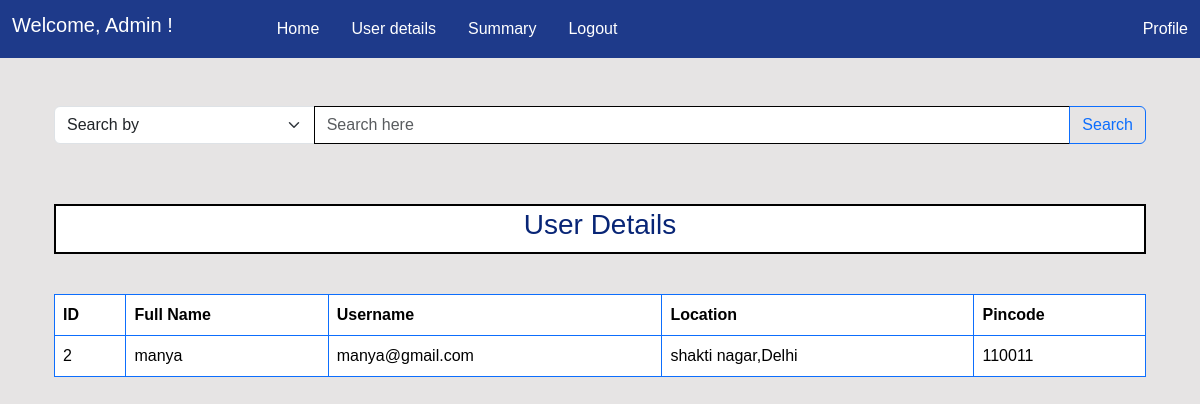
Page /userdata (signed in) on the earlier database version.
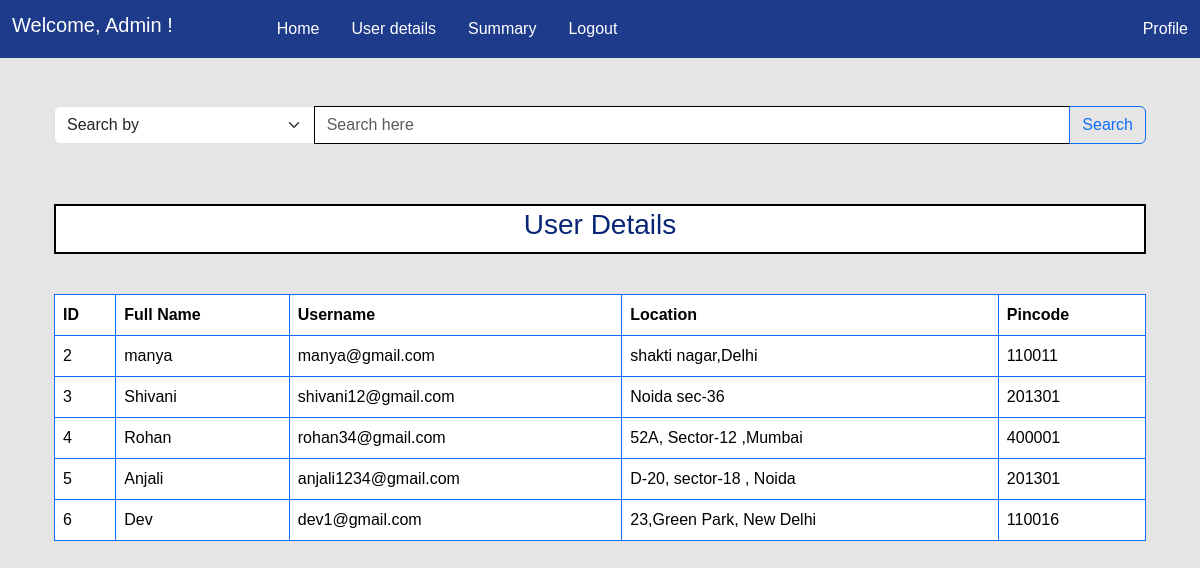
Same page on the later database version.
### models.py (models this page shows)
class User(db.Model):
    id = db.Column(db.Integer, primary_key=True)
    name=db.Column(db.String(32), nullable=False)
    address = db.Column(db.String(100), nullable=False)
    pincode = db.Column(db.String(10), nullable=False)
    username = db.Column(db.String(32), unique=True, nullable=False)
    passhash = db.Column(db.String(256), nullable=False)
    is_admin = db.Column(db.Boolean, default=False)
    vehicles = db.relationship('Vehicle', backref='user', lazy=True)
    reserve_user= db.relationship('Reservation', backref='user', lazy=True)

### routes.py (the view, shortened to what this page needs)
@app.route('/userdata')
@admin_required
def userdata():
    users = User.query.all()
    parameter= request.args.get('parameter')
    query= request.args.get('query')
    parameters= {
        'default':'Search by ',
        'userid' : 'User ID',
        'name' : 'Name',
        'uname' : 'Username',
        'ulocation' : 'Location',
        'upincode' : 'Pincode',
    }
    return render_template('user/userdata.html', users=users,parameters=parameters,param=parameter,query=query)

### routes.py (called while the page is built)
def admin_required(f):
    @wraps(f)
    def decorated_function(*args, **kwargs):
        if 'user_id' not in session:
            flash('Please login to continue')
            return redirect(url_for('login'))
        user= User.query.get(session['user_id'])
        if not user.is_admin:
            flash('You do not have permission to access this page')
            return redirect(url_for('user'))
        return f(*args, **kwargs)
    return decorated_function

### templates/user/userdata.html (shortened to what this page needs)
{% extends 'layout.html' %}
{% block content %}
<div class="container-fluid mt-5">
    {% include 'searchbar.html'   %}
        <div class="heading d-flex chfont">
            <h3>User Details</h3>
        </div>
    <table class="table table-bordered border-primary">
        <thead>
            <tr>
                <th>ID</th>
                <th>Full Name</th>
                <th>Username</th>
                <th>Location</th>
                <th>Pincode</th>
            </tr>
            <tbody>
                {% for user in users %}
                {% if not user.is_admin %}
                <tr>
                    <td>{{ user.id }}</td>
                    <td>{{ user.name }}</td>
                    <td>{{ user.username }}</td>
                    <td>{{ user.address }}</td>
                    <td>{{ user.pincode }}</td>
                </tr>
                {% endif %}
                {% endfor %}
            </tbody>
        </thead>
    </table>
</div>
{% endblock %}

Differences in the rows shown:
added User: id "3", name "Shivani", username "shivani12@gmail.com", address "Noida sec-36", pincode "201301"
added User: id "4", name "Rohan", username "rohan34@gmail.com", address "52A, Sector-12 ,Mumbai", pincode "400001"
added User: id "5", name "Anjali", username "anjali1234@gmail.com", address "D-20, sector-18 , Noida", pincode "201301"
added User: id "6", name "Dev", username "dev1@gmail.com", address "23,Green Park, New Delhi", pincode "110016"
